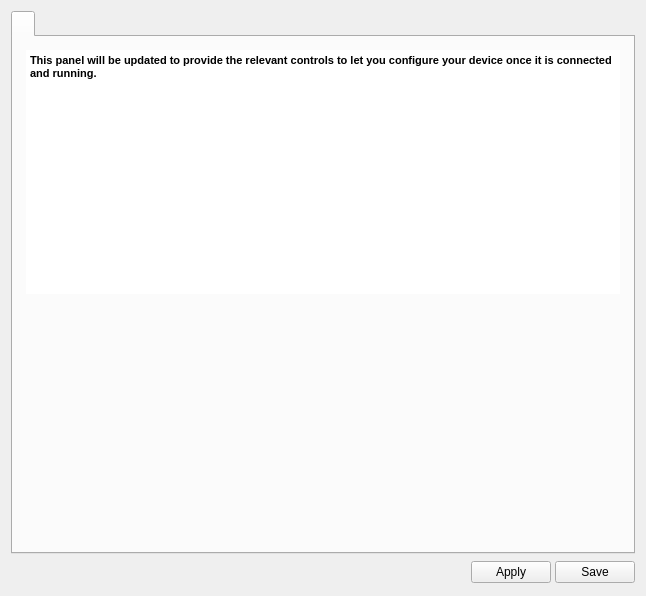
<?xml version="1.0" encoding="UTF-8"?>
<ui version="4.0">
 <class>defaultconfig</class>
 <widget class="QWidget" name="defaultconfig">
  <property name="geometry">
   <rect>
    <x>0</x>
    <y>0</y>
    <width>646</width>
    <height>596</height>
   </rect>
  </property>
  <property name="windowTitle">
   <string>Form</string>
  </property>
  <layout class="QVBoxLayout" name="verticalLayout">
   <item>
    <widget class="QTabWidget" name="tabWidget">
     <property name="currentIndex">
      <number>0</number>
     </property>
     <widget class="QWidget" name="tab">
      <attribute name="title">
       <string>&lt;place holder - do not translate&gt;</string>
      </attribute>
      <layout class="QVBoxLayout" name="verticalLayout_3">
       <property name="leftMargin">
        <number>0</number>
       </property>
       <property name="topMargin">
        <number>0</number>
       </property>
       <property name="rightMargin">
        <number>0</number>
       </property>
       <property name="bottomMargin">
        <number>0</number>
       </property>
       <item>
        <widget class="QScrollArea" name="scrollArea">
         <property name="palette">
          <palette>
           <active>
            <colorrole role="Base">
             <brush brushstyle="SolidPattern">
              <color alpha="255">
               <red>255</red>
               <green>255</green>
               <blue>255</blue>
              </color>
             </brush>
            </colorrole>
            <colorrole role="Window">
             <brush brushstyle="SolidPattern">
              <color alpha="0">
               <red>232</red>
               <green>232</green>
               <blue>232</blue>
              </color>
             </brush>
            </colorrole>
           </active>
           <inactive>
            <colorrole role="Base">
             <brush brushstyle="SolidPattern">
              <color alpha="255">
               <red>255</red>
               <green>255</green>
               <blue>255</blue>
              </color>
             </brush>
            </colorrole>
            <colorrole role="Window">
             <brush brushstyle="SolidPattern">
              <color alpha="0">
               <red>232</red>
               <green>232</green>
               <blue>232</blue>
              </color>
             </brush>
            </colorrole>
           </inactive>
           <disabled>
            <colorrole role="Base">
             <brush brushstyle="SolidPattern">
              <color alpha="0">
               <red>232</red>
               <green>232</green>
               <blue>232</blue>
              </color>
             </brush>
            </colorrole>
            <colorrole role="Window">
             <brush brushstyle="SolidPattern">
              <color alpha="0">
               <red>232</red>
               <green>232</green>
               <blue>232</blue>
              </color>
             </brush>
            </colorrole>
           </disabled>
          </palette>
         </property>
         <property name="frameShape">
          <enum>QFrame::NoFrame</enum>
         </property>
         <property name="frameShadow">
          <enum>QFrame::Plain</enum>
         </property>
         <property name="widgetResizable">
          <bool>true</bool>
         </property>
         <widget class="QWidget" name="scrollAreaWidgetContents">
          <property name="geometry">
           <rect>
            <x>0</x>
            <y>0</y>
            <width>622</width>
            <height>519</height>
           </rect>
          </property>
          <layout class="QGridLayout" name="gridLayout_3">
           <property name="leftMargin">
            <number>12</number>
           </property>
           <property name="topMargin">
            <number>12</number>
           </property>
           <property name="rightMargin">
            <number>12</number>
           </property>
           <property name="bottomMargin">
            <number>12</number>
           </property>
           <item row="1" column="0">
            <spacer name="verticalSpacer">
             <property name="orientation">
              <enum>Qt::Vertical</enum>
             </property>
             <property name="sizeHint" stdset="0">
              <size>
               <width>20</width>
               <height>25</height>
              </size>
             </property>
            </spacer>
           </item>
           <item row="0" column="0">
            <widget class="QTextBrowser" name="textBrowser">
             <property name="sizePolicy">
              <sizepolicy hsizetype="Expanding" vsizetype="Expanding">
               <horstretch>0</horstretch>
               <verstretch>0</verstretch>
              </sizepolicy>
             </property>
             <property name="verticalScrollBarPolicy">
              <enum>Qt::ScrollBarAlwaysOff</enum>
             </property>
             <property name="horizontalScrollBarPolicy">
              <enum>Qt::ScrollBarAlwaysOff</enum>
             </property>
             <property name="sizeAdjustPolicy">
              <enum>QAbstractScrollArea::AdjustToContents</enum>
             </property>
             <property name="lineWrapMode">
              <enum>QTextEdit::WidgetWidth</enum>
             </property>
             <property name="html">
              <string>&lt;!DOCTYPE HTML PUBLIC &quot;-//W3C//DTD HTML 4.0//EN&quot; &quot;http://www.w3.org/TR/REC-html40/strict.dtd&quot;&gt;
&lt;html&gt;&lt;head&gt;&lt;meta name=&quot;qrichtext&quot; content=&quot;1&quot; /&gt;&lt;style type=&quot;text/css&quot;&gt;
p, li { white-space: pre-wrap; }
&lt;/style&gt;&lt;/head&gt;&lt;body style=&quot; font-family:'MS Shell Dlg 2'; font-size:8.25pt; font-weight:400; font-style:normal;&quot;&gt;
&lt;p style=&quot; margin-top:0px; margin-bottom:0px; margin-left:0px; margin-right:0px; -qt-block-indent:0; text-indent:0px;&quot;&gt;&lt;span style=&quot; font-weight:600;&quot;&gt;This panel will be updated to provide the relevant controls to let you configure your device once it is connected and running.&lt;/span&gt;&lt;/p&gt;&lt;/body&gt;&lt;/html&gt;</string>
             </property>
            </widget>
           </item>
          </layout>
         </widget>
        </widget>
       </item>
      </layout>
     </widget>
    </widget>
   </item>
   <item>
    <layout class="QHBoxLayout" name="horizontalLayout_2">
     <property name="spacing">
      <number>4</number>
     </property>
     <item>
      <spacer name="horizontalSpacer">
       <property name="orientation">
        <enum>Qt::Horizontal</enum>
       </property>
       <property name="sizeHint" stdset="0">
        <size>
         <width>369</width>
         <height>20</height>
        </size>
       </property>
      </spacer>
     </item>
     <item>
      <widget class="QPushButton" name="helpButton">
       <property name="sizePolicy">
        <sizepolicy hsizetype="Fixed" vsizetype="Fixed">
         <horstretch>0</horstretch>
         <verstretch>0</verstretch>
        </sizepolicy>
       </property>
       <property name="minimumSize">
        <size>
         <width>25</width>
         <height>25</height>
        </size>
       </property>
       <property name="maximumSize">
        <size>
         <width>25</width>
         <height>25</height>
        </size>
       </property>
       <property name="toolTip">
        <string>Takes you to the wiki page</string>
       </property>
       <property name="text">
        <string/>
       </property>
       <property name="icon">
        <iconset resource="../coreplugin/core.qrc">
         <normaloff>:/core/images/helpicon.svg</normaloff>:/core/images/helpicon.svg</iconset>
       </property>
       <property name="iconSize">
        <size>
         <width>25</width>
         <height>25</height>
        </size>
       </property>
       <property name="flat">
        <bool>true</bool>
       </property>
      </widget>
     </item>
     <item>
      <widget class="QPushButton" name="applyButton">
       <property name="text">
        <string>Apply</string>
       </property>
      </widget>
     </item>
     <item>
      <widget class="QPushButton" name="saveButton">
       <property name="text">
        <string>Save</string>
       </property>
      </widget>
     </item>
    </layout>
   </item>
  </layout>
 </widget>
 <resources>
  <include location="../coreplugin/core.qrc"/>
 </resources>
 <connections/>
</ui>
